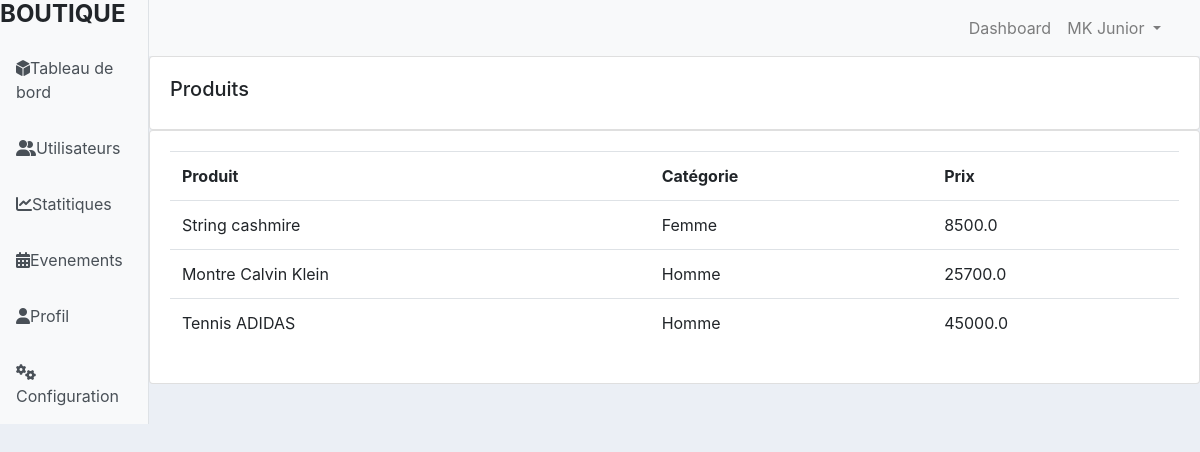
The page /dashboard/produit/ on the database its author committed.
### dashboard/models.py (models this page shows, shortened)
class Produit(models.Model):
    CATEGORIE = (
        ('Homme', 'Homme'),
        ('Femme', 'Femme'),
        ('Enfant', 'Enfant'),
    )
    nom = models.CharField(max_length=200, null=True)
    prix = models.FloatField(null=True)
    categorie = models.CharField(max_length=200, null=True, choices=CATEGORIE)
    description = models.CharField(max_length=200, null=True)
    date_created = models.DateTimeField(auto_now_add=True, null=True)
    etiquettes = models.ManyToManyField(Etiquette)

### dashboard/views.py (the view)
# urls.py: path('produit/', views.produit, name="produit"),
def produit(request):
	produit = Produit.objects.all()
	return render(request, 'pages/produit.html', {'produits':produit})

### dashboard/templates/pages/produit.html (shortened to what this page needs)
{% extends 'basedash.html' %}
{% load static %}
{% block link_css %}
<link rel="stylesheet" href="{% static 'css/produit.css' %}">
{% endblock %}
{% block content %}
<div class="row">
    <div class="col-md">
        <div class="card card-body">
            <h5>Produits</h5>
        </div>
        <div class="card card-body">
            <table class="table">
                <tr>
                    <th>Produit</th>
                    <th>Catégorie</th>
                    <th>Prix</th>
                </tr>
                {% for i in produits %}
                    <tr>
                        <td>{{i.nom}}</td>
                        <td>{{i.categorie}}</td>
                        <td>{{i.prix}}</td>
                    </tr>
                {% endfor %}
            </table>
        </div>
    </div>
</div>
{% endblock%}

### dashboard/static/css/basedash.css (style rules this page uses)
body { background-color: #ebeff5; }

### rows shown on the page
Produit: nom "String cashmire", categorie "Femme", prix "8500.0"
Produit: nom "Montre Calvin Klein", categorie "Homme", prix "25700.0"
Produit: nom "Tennis ADIDAS", categorie "Homme", prix "45000.0"
